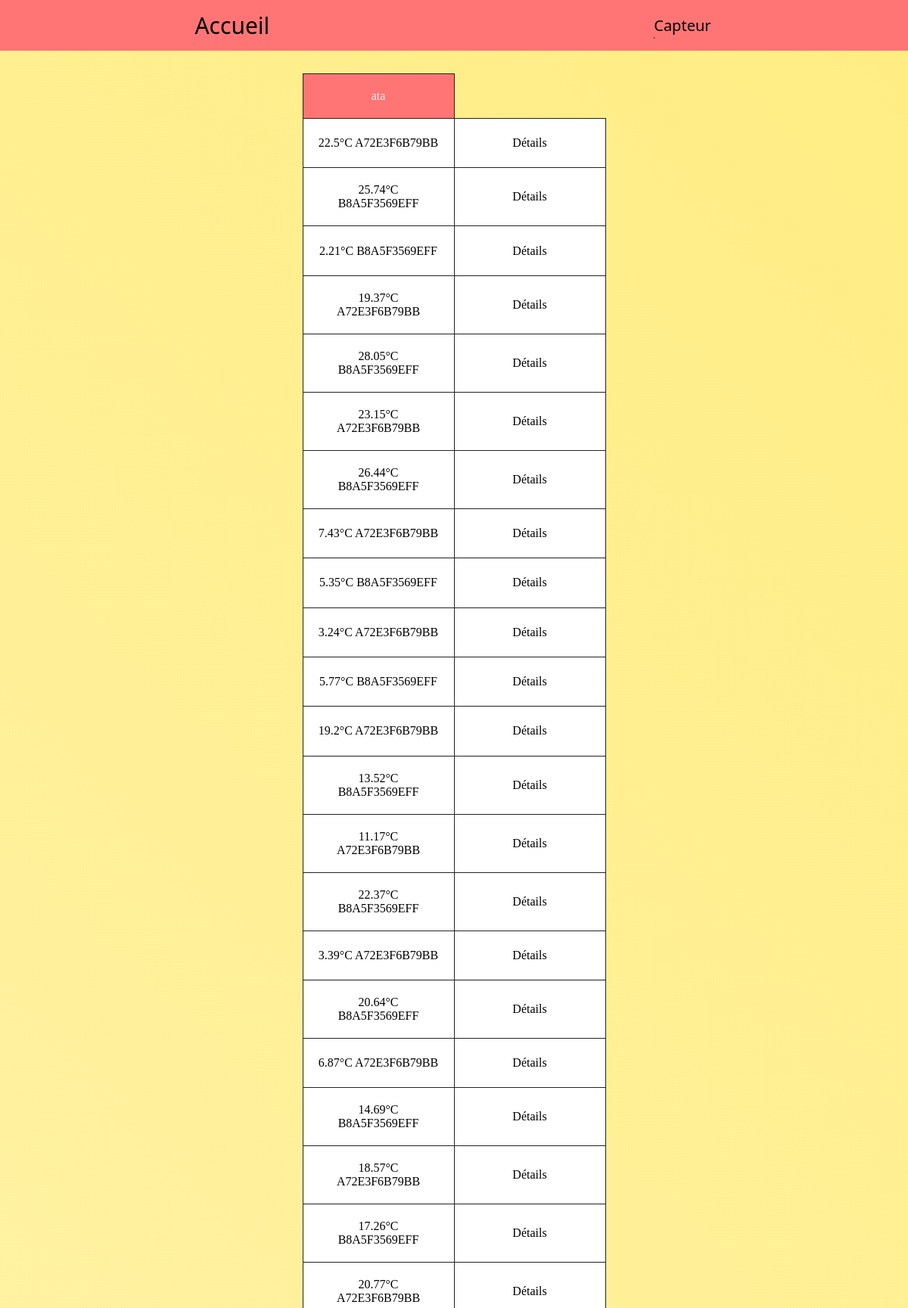
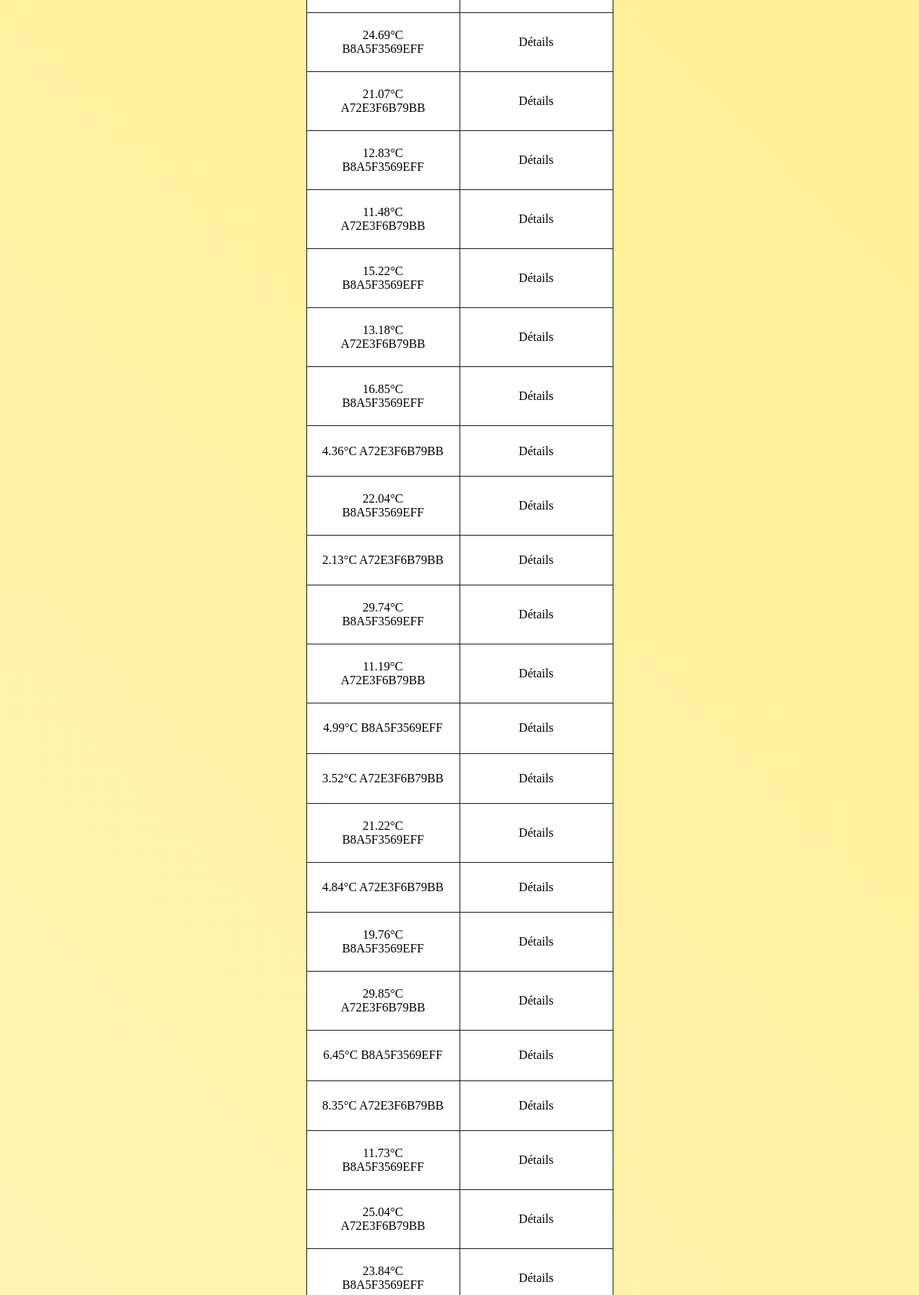
The page /data/list/ (upper part) on the database its author committed (2 pictures, top to bottom).
### mySAE24/models.py (models this page shows, shortened)
class Data(models.Model):
    temp = models.CharField(max_length=200)
    timestamp = models.DateTimeField(max_length=200)
    capteur = models.ForeignKey(Capteur, on_delete=models.CASCADE,blank=False)
    def __str__(self):
        chaine = self.temp + "°C " + self.capteur.id
        return chaine

class Capteur(models.Model):
    id = models.CharField(max_length=100,primary_key=True)
    nom = models.CharField(max_length=100)
    piece = models.CharField(max_length=100)
    emplacement = models.CharField(max_length=100)

### mySAE24/views/data/data_list.py (the view)
# urls.py: path('data/list/', DataListView.as_view(), name='data_list'),
class DataListView(ListView):
    model = Data
    template_name = "data/data_list.html"

### mySAE24/templates/data/data_list.html (shortened to what this page needs)
{% extends "main.html" %}
{% block content %}
<table class="table table-fluid">
        <tr>
            <th>ata</th>
        </tr>
        {% for Data in object_list %}
        <tr>
            <td>{{ Data }}</td>
            <td><a href="{% url "data_detail" Data.id %}">Détails</a></td>
        </tr>
        {% endfor %}
</table>
</div>
{% endblock content %}

### mySAE24/templates/main.html (shortened to what this page needs)
<!DOCTYPE html>
<html lang="en">
<head>
    {% load static %}
    <link href="{% static 'main.css' %}" rel="stylesheet">
</head>
<body>
    <nav class="navbar">
    <div class="drive">
        <li><a href="/">Accueil</a></li>
    </div>
        <ul class="nav-list" id="list">
            <a href="/capteur/">Capteur</a>
        </ul>
</nav>
<div class="block">
{% block content %}
{% endblock %}
</body>
</html>

### mySAE24/static/main.css (style rules this page uses)
* { box-sizing:border-box; padding:0; margin:0; font-weight:1; color: black; overflow-x:hidden; }
body { background: linear-gradient(45deg, #FEF9D4, #ffed83); background-attachment: fixed; font-family:system-ui,Arial; display:flex; align-items:center; flex-direction:column; }
.drive { font-size:30px; color:black; }
table { border-collapse: collapse;margin-top:30px; }
table > tbody > tr > th, table > tbody > tr > td { padding:20px;border:1px solid #222;background:white;font-family:tahoma;width:200px;text-align:center; }
table > tbody > tr > th { background:#ff7575;color:#EEE; }
.navbar { background-color:#ff7575; color: #EEE; display:flex; justify-content:space-around; align-items:center; font-size:20px; width:100vw; height:auto; }
.nav-list { list-style-type:none; display:flex; flex-direction:row; }
.nav-list a { padding-right: 10px; }
.navbar a { color:black; text-decoration:none; transition:0.5s; }
li { list-style-type:none; padding:7px; }
* { margin: 0; padding: 0; }
.block { height: 100%; display: flex; justify-content: center; flex-direction: column; }
a { display: block; position: relative; padding: 0.2em 0; text-decoration: none; }
a::after { content: ''; position: absolute; bottom: 0; left: 0; width: 100%; height: 0.1em; background-color: black; opacity: 0; transition: opacity 300ms, transform 300ms; }
a { overflow: hidden; }
a::after { opacity: 1; transform: translate3d(-100%, 0, 0); }

### rows shown on the page
Data: temp+capteur "22.5°C A72E3F6B79BB"
Data: temp+capteur "25.74°C B8A5F3569EFF"
Data: temp+capteur "2.21°C B8A5F3569EFF"
Data: temp+capteur "19.37°C A72E3F6B79BB"
Data: temp+capteur "28.05°C B8A5F3569EFF"
Data: temp+capteur "23.15°C A72E3F6B79BB"
Data: temp+capteur "26.44°C B8A5F3569EFF"
Data: temp+capteur "7.43°C A72E3F6B79BB"
Data: temp+capteur "5.35°C B8A5F3569EFF"
Data: temp+capteur "3.24°C A72E3F6B79BB"
Data: temp+capteur "5.77°C B8A5F3569EFF"
Data: temp+capteur "19.2°C A72E3F6B79BB"
Data: temp+capteur "13.52°C B8A5F3569EFF"
Data: temp+capteur "11.17°C A72E3F6B79BB"
Data: temp+capteur "22.37°C B8A5F3569EFF"
Data: temp+capteur "3.39°C A72E3F6B79BB"
Data: temp+capteur "20.64°C B8A5F3569EFF"
Data: temp+capteur "6.87°C A72E3F6B79BB"
Data: temp+capteur "14.69°C B8A5F3569EFF"
Data: temp+capteur "18.57°C A72E3F6B79BB"
Data: temp+capteur "17.26°C B8A5F3569EFF"
Data: temp+capteur "20.77°C A72E3F6B79BB"
Data: temp+capteur "24.69°C B8A5F3569EFF"
Data: temp+capteur "21.07°C A72E3F6B79BB"
Data: temp+capteur "12.83°C B8A5F3569EFF"
Data: temp+capteur "11.48°C A72E3F6B79BB"
Data: temp+capteur "15.22°C B8A5F3569EFF"
Data: temp+capteur "13.18°C A72E3F6B79BB"
Data: temp+capteur "16.85°C B8A5F3569EFF"
Data: temp+capteur "4.36°C A72E3F6B79BB"
Data: temp+capteur "22.04°C B8A5F3569EFF"
Data: temp+capteur "2.13°C A72E3F6B79BB"
Data: temp+capteur "29.74°C B8A5F3569EFF"
Data: temp+capteur "11.19°C A72E3F6B79BB"
Data: temp+capteur "4.99°C B8A5F3569EFF"
Data: temp+capteur "3.52°C A72E3F6B79BB"
Data: temp+capteur "21.22°C B8A5F3569EFF"
Data: temp+capteur "4.84°C A72E3F6B79BB"
Data: temp+capteur "19.76°C B8A5F3569EFF"
Data: temp+capteur "29.85°C A72E3F6B79BB"
Data: temp+capteur "6.45°C B8A5F3569EFF"
Data: temp+capteur "8.35°C A72E3F6B79BB"
Data: temp+capteur "11.73°C B8A5F3569EFF"
Data: temp+capteur "25.04°C A72E3F6B79BB"
Data: temp+capteur "23.84°C B8A5F3569EFF"
